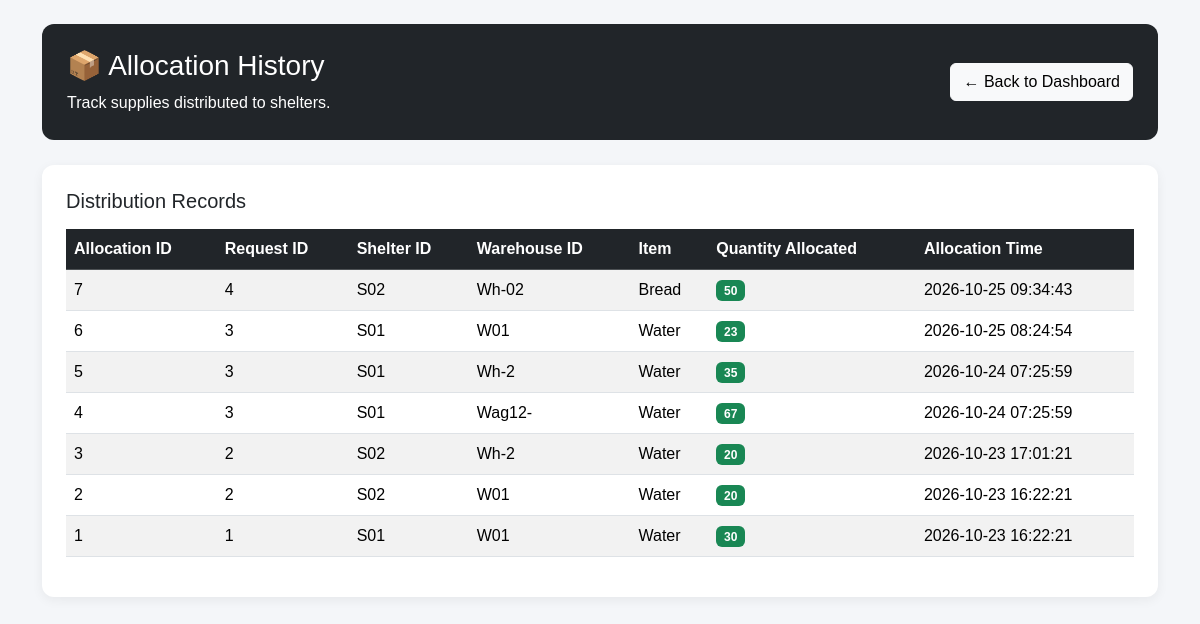
Before: /allocation_history with the older database file.
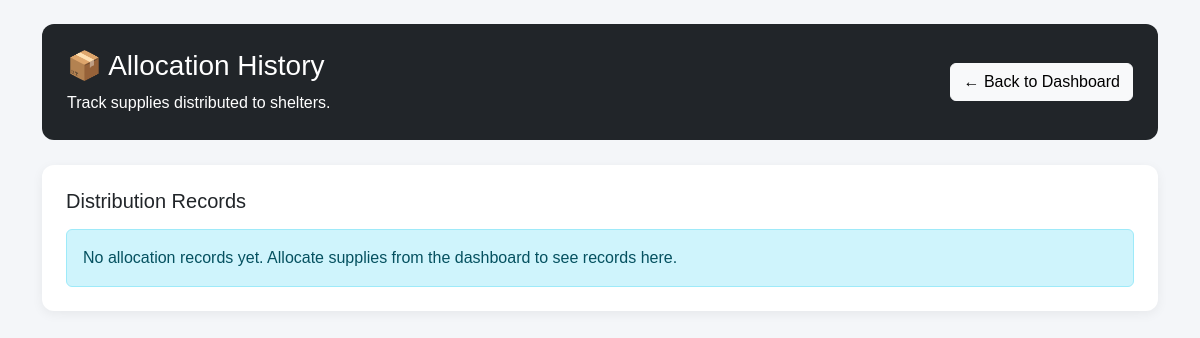
After: the same page with the newer database file.
### tables this page shows
CREATE TABLE allocation_logs(
            allocation_id INTEGER PRIMARY KEY AUTOINCREMENT,
            request_id INTEGER,
            shelter_id TEXT,
            warehouse_id TEXT,
            item TEXT,
            quantity_allocated INTEGER,
            allocation_time TEXT
        );

### app.py (the view)
@app.route("/allocation_history")
def allocation_history():
    history = db.get_allocation_history()
    return render_template("allocation_history.html", history=history)

### db.py (called while the page is built)
def get_allocation_history():
    conn = sqlite3.connect(DB_Name)
    cursor = conn.cursor()
    cursor.execute("""
        SELECT
            allocation_logs.allocation_id,
            allocation_logs.request_id,
            allocation_logs.shelter_id,
            allocation_logs.warehouse_id,
            allocation_logs.item,
            allocation_logs.quantity_allocated,
            allocation_logs.allocation_time
        FROM allocation_logs
        ORDER BY allocation_logs.allocation_id DESC
    """)
    history = cursor.fetchall()
    conn.close()
    return history

### templates/allocation_history.html (shortened to what this page needs)
<!DOCTYPE html>
<html lang="en">
<head>
    <link href="https://cdn.jsdelivr.net/npm/bootstrap@5.3.3/dist/css/bootstrap.min.css" rel="stylesheet">
</head>
<body>
    <div class="container py-4">
        <div class="page-header d-flex justify-content-between align-items-center flex-wrap gap-3">
            <div>
                <h1 class="h3 mb-2">📦 Allocation History</h1>
                <p class="mb-0">Track supplies distributed to shelters.</p>
            </div>
            <a href="{{ url_for('home') }}" class="btn btn-light">
                ← Back to Dashboard
            </a>
        </div>
        <div class="history-card">
            <h2 class="h5 mb-3">Distribution Records</h2>
            {% if history %}
            <div class="table-responsive">
                <table class="table table-striped table-hover align-middle">
                    <thead class="table-dark">
                        <tr>
                            <th>Allocation ID</th>
                            <th>Request ID</th>
                            <th>Shelter ID</th>
                            <th>Warehouse ID</th>
                            <th>Item</th>
                            <th>Quantity Allocated</th>
                            <th>Allocation Time</th>
                        </tr>
                    </thead>
                    <tbody>
                        {% for record in history %}
                        <tr>
                            <td>{{ record[0] }}</td>
                            <td>{{ record[1] }}</td>
                            <td>{{ record[2] }}</td>
                            <td>{{ record[3] }}</td>
                            <td>{{ record[4] }}</td>
                            <td><span class="badge bg-success">{{ record[5] }}</span></td>
                            <td>{{ record[6] }}</td>
                        </tr>
                        {% endfor %}
                    </tbody>
                </table>
            </div>
            {% else %}
            <div class="alert alert-info mb-0">
                No allocation records yet. Allocate supplies from the dashboard to see records here.
            </div>
            {% endif %}
        </div>
    </div>
</body>
</html>

Changed rows visible on the page:
removed allocation_logs: allocation_id "7", request "4", shelter "S02", warehouse "Wh-02", item "Bread", quantity_allocated "50", allocation_time "2026-10-25 09:34:43"
removed allocation_logs: allocation_id "6", request "3", shelter "S01", warehouse "W01", item "Water", quantity_allocated "23", allocation_time "2026-10-25 08:24:54"
removed allocation_logs: allocation_id "5", request "3", shelter "S01", warehouse "Wh-2", item "Water", quantity_allocated "35", allocation_time "2026-10-24 07:25:59"
removed allocation_logs: allocation_id "4", request "3", shelter "S01", warehouse "Wag12-", item "Water", quantity_allocated "67", allocation_time "2026-10-24 07:25:59"
removed allocation_logs: allocation_id "3", request "2", shelter "S02", warehouse "Wh-2", item "Water", quantity_allocated "20", allocation_time "2026-10-23 17:01:21"
removed allocation_logs: allocation_id "2", request "2", shelter "S02", warehouse "W01", item "Water", quantity_allocated "20", allocation_time "2026-10-23 16:22:21"
removed allocation_logs: allocation_id "1", request "1", shelter "S01", warehouse "W01", item "Water", quantity_allocated "30", allocation_time "2026-10-23 16:22:21"
Other visible differences:
text no longer shown: "Allocation ID Request ID Shelter ID Warehouse ID Item Quantity Allocated Allocation Time"
text now shown: "No allocation records yet. Allocate supplies from the dashboard to see records here."
